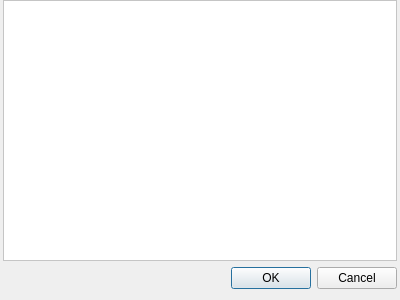
<?xml version="1.0" encoding="UTF-8"?>
<ui version="4.0">
 <class>OrderConfirmatDialog</class>
 <widget class="QDialog" name="OrderConfirmatDialog">
  <property name="geometry">
   <rect>
    <x>0</x>
    <y>0</y>
    <width>400</width>
    <height>300</height>
   </rect>
  </property>
  <property name="windowTitle">
   <string>Dialog</string>
  </property>
  <layout class="QVBoxLayout" name="verticalLayout">
   <property name="leftMargin">
    <number>3</number>
   </property>
   <property name="topMargin">
    <number>0</number>
   </property>
   <property name="rightMargin">
    <number>3</number>
   </property>
   <item>
    <widget class="QTextEdit" name="textEdit">
     <property name="styleSheet">
      <string notr="true">background-color: rgb(255, 255, 255);</string>
     </property>
    </widget>
   </item>
   <item>
    <widget class="QDialogButtonBox" name="buttonBox">
     <property name="orientation">
      <enum>Qt::Horizontal</enum>
     </property>
     <property name="standardButtons">
      <set>QDialogButtonBox::Cancel|QDialogButtonBox::Ok</set>
     </property>
    </widget>
   </item>
  </layout>
 </widget>
 <resources/>
 <connections>
  <connection>
   <sender>buttonBox</sender>
   <signal>accepted()</signal>
   <receiver>OrderConfirmatDialog</receiver>
   <slot>accept()</slot>
   <hints>
    <hint type="sourcelabel">
     <x>248</x>
     <y>254</y>
    </hint>
    <hint type="destinationlabel">
     <x>157</x>
     <y>274</y>
    </hint>
   </hints>
  </connection>
  <connection>
   <sender>buttonBox</sender>
   <signal>rejected()</signal>
   <receiver>OrderConfirmatDialog</receiver>
   <slot>reject()</slot>
   <hints>
    <hint type="sourcelabel">
     <x>316</x>
     <y>260</y>
    </hint>
    <hint type="destinationlabel">
     <x>286</x>
     <y>274</y>
    </hint>
   </hints>
  </connection>
 </connections>
</ui>
